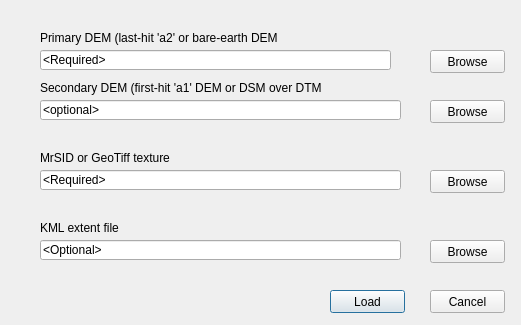
<?xml version="1.0" encoding="UTF-8"?>
<ui version="4.0">
 <class>dialogFileDemOther</class>
 <widget class="QDialog" name="dialogFileDemOther">
  <property name="geometry">
   <rect>
    <x>0</x>
    <y>0</y>
    <width>521</width>
    <height>325</height>
   </rect>
  </property>
  <property name="windowTitle">
   <string>dialogFileDemOther</string>
  </property>
  <widget class="QPushButton" name="loadButton">
   <property name="geometry">
    <rect>
     <x>330</x>
     <y>290</y>
     <width>75</width>
     <height>23</height>
    </rect>
   </property>
   <property name="text">
    <string>Load</string>
   </property>
  </widget>
  <widget class="QPushButton" name="cancelButton">
   <property name="geometry">
    <rect>
     <x>430</x>
     <y>290</y>
     <width>75</width>
     <height>23</height>
    </rect>
   </property>
   <property name="text">
    <string>Cancel</string>
   </property>
  </widget>
  <widget class="QLineEdit" name="PrimEdit">
   <property name="geometry">
    <rect>
     <x>40</x>
     <y>50</y>
     <width>351</width>
     <height>20</height>
    </rect>
   </property>
   <property name="text">
    <string>&lt;Required&gt;</string>
   </property>
  </widget>
  <widget class="QLineEdit" name="secEdit">
   <property name="geometry">
    <rect>
     <x>40</x>
     <y>100</y>
     <width>361</width>
     <height>20</height>
    </rect>
   </property>
   <property name="text">
    <string>&lt;optional&gt;</string>
   </property>
  </widget>
  <widget class="QLineEdit" name="texEdit">
   <property name="geometry">
    <rect>
     <x>40</x>
     <y>170</y>
     <width>361</width>
     <height>20</height>
    </rect>
   </property>
   <property name="text">
    <string>&lt;Required&gt;</string>
   </property>
  </widget>
  <widget class="QLineEdit" name="kmlEdit">
   <property name="geometry">
    <rect>
     <x>40</x>
     <y>240</y>
     <width>361</width>
     <height>20</height>
    </rect>
   </property>
   <property name="text">
    <string>&lt;Optional&gt;</string>
   </property>
  </widget>
  <widget class="QLabel" name="label">
   <property name="geometry">
    <rect>
     <x>40</x>
     <y>30</y>
     <width>271</width>
     <height>16</height>
    </rect>
   </property>
   <property name="text">
    <string>Primary DEM (last-hit 'a2' or bare-earth DEM</string>
   </property>
  </widget>
  <widget class="QLabel" name="label_2">
   <property name="geometry">
    <rect>
     <x>40</x>
     <y>80</y>
     <width>281</width>
     <height>16</height>
    </rect>
   </property>
   <property name="text">
    <string>Secondary DEM (first-hit 'a1' DEM or DSM over DTM</string>
   </property>
  </widget>
  <widget class="QLabel" name="label_3">
   <property name="geometry">
    <rect>
     <x>40</x>
     <y>150</y>
     <width>141</width>
     <height>16</height>
    </rect>
   </property>
   <property name="text">
    <string>MrSID or GeoTiff texture</string>
   </property>
  </widget>
  <widget class="QLabel" name="label_4">
   <property name="geometry">
    <rect>
     <x>40</x>
     <y>220</y>
     <width>121</width>
     <height>16</height>
    </rect>
   </property>
   <property name="text">
    <string>KML extent file</string>
   </property>
  </widget>
  <widget class="QPushButton" name="primButton">
   <property name="geometry">
    <rect>
     <x>430</x>
     <y>50</y>
     <width>75</width>
     <height>23</height>
    </rect>
   </property>
   <property name="text">
    <string>Browse</string>
   </property>
  </widget>
  <widget class="QPushButton" name="secButton">
   <property name="geometry">
    <rect>
     <x>430</x>
     <y>100</y>
     <width>75</width>
     <height>23</height>
    </rect>
   </property>
   <property name="text">
    <string>Browse</string>
   </property>
  </widget>
  <widget class="QPushButton" name="texButton">
   <property name="geometry">
    <rect>
     <x>430</x>
     <y>170</y>
     <width>75</width>
     <height>23</height>
    </rect>
   </property>
   <property name="text">
    <string>Browse</string>
   </property>
  </widget>
  <widget class="QPushButton" name="kmlButton">
   <property name="geometry">
    <rect>
     <x>430</x>
     <y>240</y>
     <width>75</width>
     <height>23</height>
    </rect>
   </property>
   <property name="text">
    <string>Browse</string>
   </property>
  </widget>
 </widget>
 <layoutdefault spacing="6" margin="11"/>
 <resources/>
 <connections>
  <connection>
   <sender>loadButton</sender>
   <signal>clicked()</signal>
   <receiver>dialogFileDemOther</receiver>
   <slot>doLoad()</slot>
   <hints>
    <hint type="sourcelabel">
     <x>356</x>
     <y>294</y>
    </hint>
    <hint type="destinationlabel">
     <x>424</x>
     <y>210</y>
    </hint>
   </hints>
  </connection>
  <connection>
   <sender>cancelButton</sender>
   <signal>clicked()</signal>
   <receiver>dialogFileDemOther</receiver>
   <slot>reject()</slot>
   <hints>
    <hint type="sourcelabel">
     <x>465</x>
     <y>297</y>
    </hint>
    <hint type="destinationlabel">
     <x>311</x>
     <y>129</y>
    </hint>
   </hints>
  </connection>
  <connection>
   <sender>primButton</sender>
   <signal>clicked()</signal>
   <receiver>dialogFileDemOther</receiver>
   <slot>doPrimBrowse()</slot>
   <hints>
    <hint type="sourcelabel">
     <x>459</x>
     <y>63</y>
    </hint>
    <hint type="destinationlabel">
     <x>437</x>
     <y>27</y>
    </hint>
   </hints>
  </connection>
  <connection>
   <sender>dialogFileDemOther</sender>
   <signal>windowIconTextChanged(QString)</signal>
   <receiver>PrimEdit</receiver>
   <slot>setText(QString)</slot>
   <hints>
    <hint type="sourcelabel">
     <x>260</x>
     <y>162</y>
    </hint>
    <hint type="destinationlabel">
     <x>215</x>
     <y>59</y>
    </hint>
   </hints>
  </connection>
  <connection>
   <sender>texButton</sender>
   <signal>clicked()</signal>
   <receiver>dialogFileDemOther</receiver>
   <slot>doTexBrowse()</slot>
   <hints>
    <hint type="sourcelabel">
     <x>448</x>
     <y>179</y>
    </hint>
    <hint type="destinationlabel">
     <x>387</x>
     <y>144</y>
    </hint>
   </hints>
  </connection>
  <connection>
   <sender>secButton</sender>
   <signal>clicked()</signal>
   <receiver>dialogFileDemOther</receiver>
   <slot>doSecBrowse()</slot>
   <hints>
    <hint type="sourcelabel">
     <x>439</x>
     <y>113</y>
    </hint>
    <hint type="destinationlabel">
     <x>406</x>
     <y>139</y>
    </hint>
   </hints>
  </connection>
  <connection>
   <sender>kmlButton</sender>
   <signal>clicked()</signal>
   <receiver>dialogFileDemOther</receiver>
   <slot>doKmlBrowse()</slot>
   <hints>
    <hint type="sourcelabel">
     <x>450</x>
     <y>248</y>
    </hint>
    <hint type="destinationlabel">
     <x>425</x>
     <y>218</y>
    </hint>
   </hints>
  </connection>
 </connections>
 <slots>
  <slot>doLoad()</slot>
  <slot>doCancel()</slot>
  <slot>doKmlText()</slot>
  <slot>doPrimBrowse()</slot>
  <slot>doTexBrowse()</slot>
  <slot>doSecBrowse()</slot>
  <slot>doKmlBrowse()</slot>
 </slots>
</ui>
